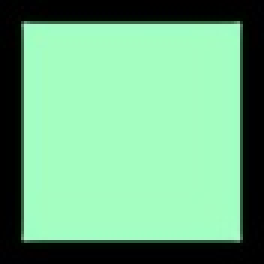
#> input picture demonstrations/figure1.jpg, 88 x 88 px, shrunk from 240 x 240 before the run (shown 3 times larger)
$ jupyter execute --allow-errors 'Color Demonstration (averaging, interpolation, kmeans).ipynb'
#> lines starting #> are read from the running program, lines starting #| are printed output that depends on the picture
[cell 1]
import numpy as np
import cv2
import matplotlib.pyplot as plt
from PIL import Image
from sklearn.cluster import KMeans

# Flaw of Averages

### Driver Code

[cell 2]
def create_col_pic(shape: tuple, color: np.ndarray):
    """Create an image of a single color"""
    out = np.zeros(shape, dtype='uint8')
    out[:,:,:] = color
    return out

[cell 3]
def compare(fname, save_out=None):
#> called with fname = '../demonstrations/figure1.jpg'
    img = cv2.cvtColor(cv2.imread(fname), cv2.COLOR_RGB2BGR)
    avg_col = np.average(img.reshape((-1, 3)), axis=0)
#> avg_col = [111.9, 174, 132.6]

    plt.subplot(1,2,1)
    plt.imshow(img)
    plt.axis('off')
    plt.title('Original Image')

    plt.subplot(1,2,2)
    plt.imshow(create_col_pic(img.shape, avg_col))
    plt.axis('off')
    plt.title('Average Color of Image')

    if(save_out): plt.savefig(save_out)

    return img, avg_col

### Examples of Averaging being okay!

[cell 4]
_,_ = compare('../demonstrations/figure1.jpg')

##### You can't see the background surrounding the green square, but the value is (255, 255, 255)

[cell 5]
_, _ = compare('../demonstrations/figure2.jpg')
#> call 2 of compare, with fname = '../demonstrations/figure2.jpg'
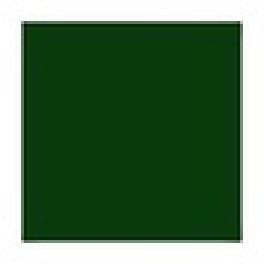
#> input picture demonstrations/figure2.jpg, 88 x 88 px, shrunk from 240 x 240 before the run (shown 3 times larger)
#> in compare (call 2), `avg_col = np.average(img.reshape((-1, 3)), axis=0)`: avg_col = [84.15, 117.5, 85.67]

### Examples of Averaging failing...

##### Failure to capture a range of colors

[cell 6]
_, _ = compare('../demonstrations/rainbow.png')
#> call 3 of compare, with fname = '../demonstrations/rainbow.png'
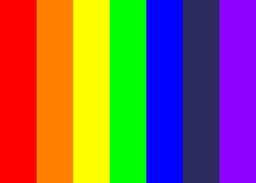
#> input picture demonstrations/rainbow.png, 256 x 183 px, shrunk from 700 x 500 before the run
#> in compare (call 3), `avg_col = np.average(img.reshape((-1, 3)), axis=0)`: avg_col = [135.7, 97.18, 86.36]

##### Dampening

[cell 7]
_, _ = compare('../demonstrations/figure3.jpg')
#> call 4 of compare, with fname = '../demonstrations/figure3.jpg'
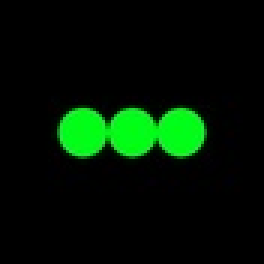
#> input picture demonstrations/figure3.jpg, 88 x 88 px, shrunk from 240 x 240 before the run (shown 3 times larger)
#> in compare (call 4), `avg_col = np.average(img.reshape((-1, 3)), axis=0)`: avg_col = [1.22, 20.89, 2.92]

### Examples of Averages being... dubious?

[cell 8]
_, _ = compare('../demonstrations/red_blue.png')
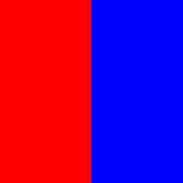
#> input picture demonstrations/red_blue.png, 183 x 183 px, shrunk from 500 x 500 before the run
#> in compare (call 5), `avg_col = np.average(img.reshape((-1, 3)), axis=0)`: avg_col = [127.4, 0.071, 127.5]
#> in create_col_pic (call 5), `out[:,:,:] = color`:
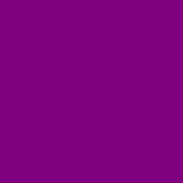
#> out: shape (183, 183, 3); mean of channels 0, 1, 2 127, 0, 127; drawn as B, G, R

[cell 9]
_, _ = compare('../demonstrations/black_white.png')
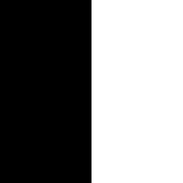
#> input picture demonstrations/black_white.png, 183 x 183 px, shrunk from 500 x 500 before the run
#> in compare, img is the input picture: shape (183, 183, 3); min 0, max 255, mean 127.5
#> in compare (call 6), `avg_col = np.average(img.reshape((-1, 3)), axis=0)`: avg_col = [127.5, 127.5, 127.5]
#> in create_col_pic (call 6), `out[:,:,:] = color`: out: shape (183, 183, 3); every value is 127

### Examples on some test screenshots

#> (a cell that did not finish here is left out)

#> (a cell that did not finish here is left out)

#> (a cell that did not finish here is left out)

# Interpolation Doesn't Seem that Great

[cell 13]
def compare_interpolation(fname, width1, width2, method, save_out=None):
#> called with fname = '../demonstrations/rainbow.png', width1 = 50, width2 = 1, method = 1
    raw = cv2.cvtColor(cv2.imread(fname), cv2.COLOR_RGB2BGR)
    plt.figure(figsize=(12,24))
    plt.axis('off')
    plt.subplot(1,3,1)
    plt.imshow(raw)
    plt.title('original image')

    plt.subplot(1,3,2)
    img1 = cv2.resize(raw, (width1, raw.shape[0]), interpolation=method)
    plt.imshow(img1)

    plt.title('cv2.resize ({},{}), interpolation={}'.format(width1, raw.shape[0], method))

    plt.subplot(1,3,3)
    img2 = cv2.resize(raw, (width2, raw.shape[0]), interpolation=method)
#> img2 = 183 rows, first 8: [0, 255, 0], [0, 255, 0], [0, 255, 0], [0, 255, 0], [0, 255, 0], [0, 255, 0], [0, 255, 0], [0, 255, 0]
    plt.xticks([])
    plt.imshow(img2)
    plt.title('cv2.resize ({},{}), interpolation={}'.format(width2, raw.shape[0], method))

    if(save_out) : plt.savefig(save_out)
    return

[cell 14]
compare_interpolation('../demonstrations/rainbow.png', 50, 1, cv2.INTER_LINEAR)

[cell 15]
compare_interpolation('../demonstrations/figure3.jpg', 50, 1, cv2.INTER_LINEAR)
#> call 2 of compare_interpolation, with fname = '../demonstrations/figure3.jpg', width1 = 50, width2 = 1, method = 1
#> in compare_interpolation (call 2), `img1 = cv2.resize(raw, (width1, raw.shape[0]), interpolation=method)`:
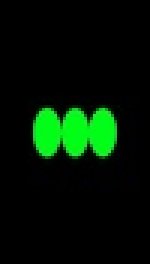
#> img1: shape (88, 50, 3) (shown 3 times larger); mean R, G, B 1.2, 20.9, 2.9
#> in compare_interpolation (call 2), `img2 = cv2.resize(raw, (width2, raw.shape[0]), interpolation=method)`: img2 = 88 rows, first 8: [0, 0, 0], [0, 0, 0], [0, 0, 0], [0, 0, 0], [0, 0, 0], [0, 0, 0], [0, 0, 0], [0, 0, 0]
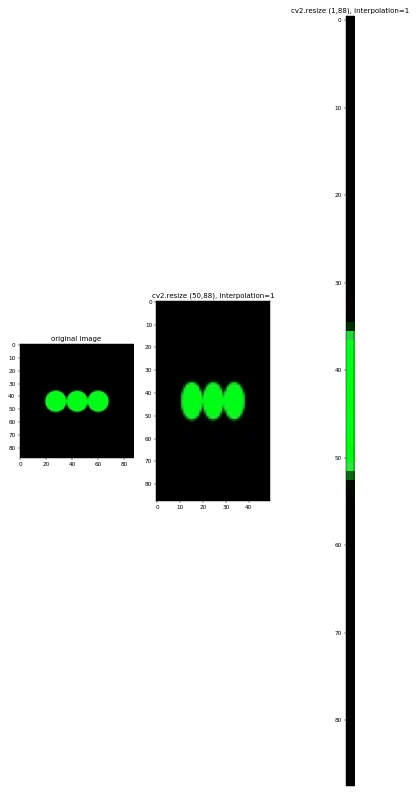
#> figure drawn by matplotlib, 3 panels

#> (a cell that did not finish here is left out)


#> (a cell that did not finish here is left out)


#> (a cell that did not finish here is left out)

## Using maching learning (more specifically kmeans clustering) to extract more meaningful colors

#### NOTE: our contrived examples are (pretty) uniform in colors, so our clustering algorithm converges quickly

[cell 19]
def fit_colors(image, num_col):
    model = KMeans(n_clusters=num_col, init='k-means++', n_init=20)
    model.fit(image.reshape((-1, 3)))
    return model

[cell 20]
def reconstruct_img(cluster_center, labels, shape: tuple):
    img = np.zeros(shape, dtype='uint8')
    img_ind = 0
    for i in range(shape[0]):
        for j in range(shape[1]):
            img[i][j] = np.around(cluster_center[labels[img_ind]])
            img_ind += 1
    return img

[cell 21]
def compare_og_recon(fname, num_col, save_out=None):
    img = cv2.cvtColor(cv2.imread(fname), cv2.COLOR_RGB2BGR)
    model = KMeans(n_clusters=num_col, init='k-means++', n_init=20)
    model.fit(img.reshape((-1,3)))
    rec_img = reconstruct_img(model.cluster_centers_, model.labels_, img.shape)

    plt.figure(figsize=(12,9))
    plt.subplot(1,2,1)
    plt.imshow(img)
    plt.axis('off')
    plt.title('Original Image')

    plt.subplot(1,2,2)
    plt.imshow(rec_img)
    plt.axis('off')
    plt.title('Reconstructed Image (k={})'.format(num_col))
    if(save_out) : plt.savefig(save_out)
    return

[cell 22]
def compare_kmeans(fname, num_cluster, save_out=None):
#> called with fname = '../demonstrations/figure3.jpg', num_cluster = 2
    img = cv2.cvtColor(cv2.imread(fname), cv2.COLOR_RGB2BGR)
    avg_col = np.average(img.reshape((-1, 3)), axis=0)
#> avg_col = [1.22, 20.89, 2.92]

    plt.subplots_adjust(wspace=0.4, hspace=0.4)
    plt.subplot(2,2,1)
    plt.imshow(img)
    plt.axis('off')
    plt.title('Original Image')

    plt.subplot(2,2,2)
    plt.imshow(create_col_pic(img.shape, avg_col))
    plt.axis('off')
    plt.title('Average Color of Image')

    model = KMeans(n_clusters=num_cluster, init='k-means++', n_init=20)
    model.fit(img.reshape((-1, 3)))

    recon = reconstruct_img(model.cluster_centers_, model.labels_, img.shape)
    plt.subplot(2,2,3)
    plt.imshow(recon)
    plt.axis('off')
    plt.title('Reconstructed Image (k={})'.format(num_cluster))

    plt.subplot(2,2,4)
    all_cols = np.zeros(img.shape, dtype='uint8')
    cut_h = img.shape[0] // len(model.cluster_centers_)
#> cut_h = 44
    for ind, c in enumerate(model.cluster_centers_):
        all_cols[cut_h*ind:(ind+1)*cut_h, :] = c
    plt.imshow(all_cols)
    plt.axis('off')
    plt.title('KMeans Colors (k={})'.format(num_cluster))
    if(save_out) : plt.savefig(save_out)
    return

[cell 23]
compare_kmeans('../demonstrations/figure3.jpg', 2)
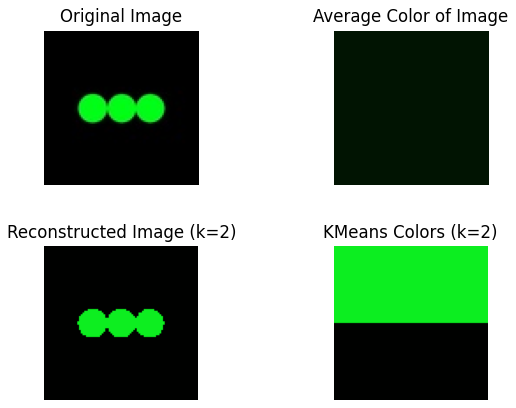
#> figure drawn by matplotlib, 4 panels

[cell 24]
compare_kmeans('../demonstrations/rainbow.png', 7)

[cell 25]
compare_kmeans('../demonstrations/rainbow.png', 4)

### Instance of our clustering algorithm unable to overquanitfy (special case because of our contrived example)

[cell 26]
compare_kmeans('../demonstrations/rainbow.png', 10)

#> (a cell that did not finish here is left out)

#> (a cell that did not finish here is left out)

#> (a cell that did not finish here is left out)

[cell 30]
compare_og_recon('../demonstrations/figure3.jpg', 2)

#> (a cell that did not finish here is left out)


#> (a cell that did not finish here is left out)


#> (a cell that did not finish here is left out)


[cell 34]
compare_og_recon('../demonstrations/rainbow.png', 7)

[cell 35]
compare_og_recon('../demonstrations/rainbow.png', 4)
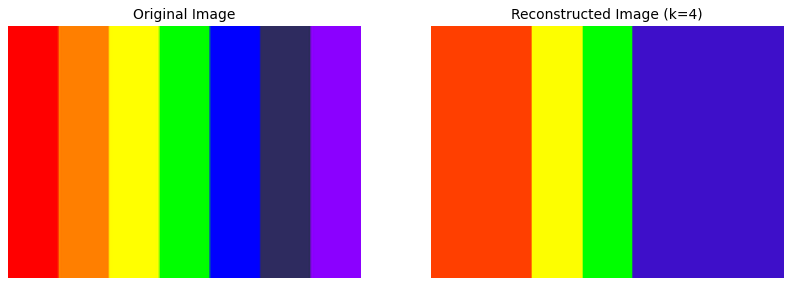
#> figure drawn by matplotlib, 2 panels

### Instances of our clustering algorithm unable to overquanitfy (special case because of our contrived example)

[cell 36]
compare_og_recon('../demonstrations/rainbow.png', 10)
